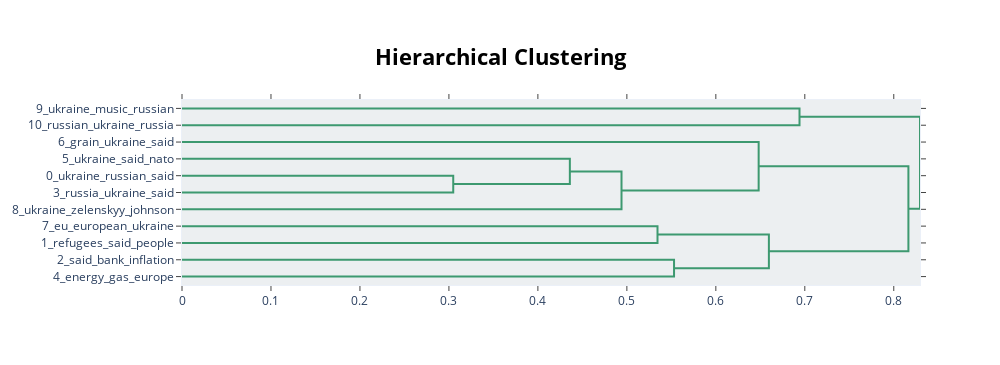

Source (notebook cell):
### Code cell
# Visualise the topic hierarchy
topic_model.visualize_hierarchy(top_n_topics=13)

### Figure 1 — Plotly figure (JSON) as saved in the notebook; plotly's stock layout.template omitted (floating-point values rounded to 4 significant figures)
{"data": [{"hoverinfo": "text", "marker": {"color": "rgb(61,153,112)"}, "mode": "lines", "type": "scatter", "x": [0, 0.694, 0.694, 0], "xaxis": "x", "y": [-5, -5, -15, -15], "yaxis": "y"}, {"hoverinfo": "text", "marker": {"color": "rgb(61,153,112)"}, "mode": "lines", "type": "scatter", "x": [0, 0.3049, 0.3049, 0], "xaxis": "x", "y": [-45, -45, -55, -55], "yaxis": "y"}, {"hoverinfo": "text", "marker": {"color": "rgb(61,153,112)"}, "mode": "lines", "type": "scatter", "x": [0, 0.4359, 0.4359, 0.3049], "xaxis": "x", "y": [-35, -35, -50, -50], "yaxis": "y"}, {"hoverinfo": "text", "marker": {"color": "rgb(61,153,112)"}, "mode": "lines", "type": "scatter", "x": [0.4359, 0.494, 0.494, 0], "xaxis": "x", "y": [-42.5, -42.5, -65, -65], "yaxis": "y"}, {"hoverinfo": "text", "marker": {"color": "rgb(61,153,112)"}, "mode": "lines", "type": "scatter", "x": [0, 0.6481, 0.6481, 0.494], "xaxis": "x", "y": [-25, -25, -53.75, -53.75], "yaxis": "y"}, {"hoverinfo": "text", "marker": {"color": "rgb(61,153,112)"}, "mode": "lines", "type": "scatter", "x": [0, 0.5344, 0.5344, 0], "xaxis": "x", "y": [-75, -75, -85, -85], "yaxis": "y"}, {"hoverinfo": "text", "marker": {"color": "rgb(61,153,112)"}, "mode": "lines", "type": "scatter", "x": [0, 0.553, 0.553, 0], "xaxis": "x", "y": [-95, -95, -105, -105], "yaxis": "y"}, {"hoverinfo": "text", "marker": {"color": "rgb(61,153,112)"}, "mode": "lines", "type": "scatter", "x": [0.5344, 0.6596, 0.6596, 0.553], "xaxis": "x", "y": [-80, -80, -100, -100], "yaxis": "y"}, {"hoverinfo": "text", "marker": {"color": "rgb(61,153,112)"}, "mode": "lines", "type": "scatter", "x": [0.6481, 0.8164, 0.8164, 0.6596], "xaxis": "x", "y": [-39.38, -39.38, -90, -90], "yaxis": "y"}, {"hoverinfo": "text", "marker": {"color": "rgb(61,153,112)"}, "mode": "lines", "type": "scatter", "x": [0.694, 0.8295, 0.8295, 0.8164], "xaxis": "x", "y": [-10, -10, -64.69, -64.69], "yaxis": "y"}], "layout": {"autosize": false, "height": 365, "hoverlabel": {"bgcolor": "white", "font": {"family": "Rockwell", "size": 16}}, "hovermode": "closest", "plot_bgcolor": "#ECEFF1", "showlegend": false, "title": {"font": {"color": "Black", "size": 22}, "text": "<b>Hierarchical Clustering</b>", "x": 0.5, "xanchor": "center", "yanchor": "top"}, "width": 1000, "xaxis": {"mirror": "allticks", "rangemode": "tozero", "showgrid": false, "showline": true, "showticklabels": true, "ticks": "outside", "type": "linear", "zeroline": false}, "yaxis": {"mirror": "allticks", "range": [-110, 0], "rangemode": "tozero", "showgrid": false, "showline": true, "showticklabels": true, "tickmode": "array", "ticks": "outside", "ticktext": ["9_ukraine_music_russian", "10_russian_ukraine_russia", "6_grain_ukraine_said", "5_ukraine_said_nato", "0_ukraine_russian_said", "3_russia_ukraine_said", "8_ukraine_zelenskyy_johnson", "7_eu_european_ukraine", "1_refugees_said_people", "2_said_bank_inflation", "4_energy_gas_europe"], "tickvals": [-5, -15, -25, -35, -45, -55, -65, -75, -85, -95, -105], "type": "linear", "zeroline": false}}}
